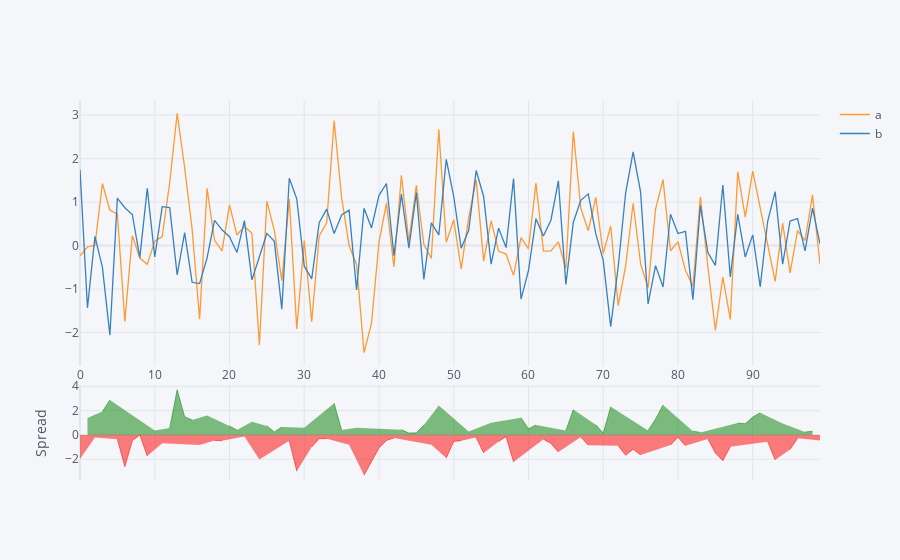

Write notebook code for a chart like this one.
### Code cell
dataframe[['a','b']].iplot(kind='spread')
